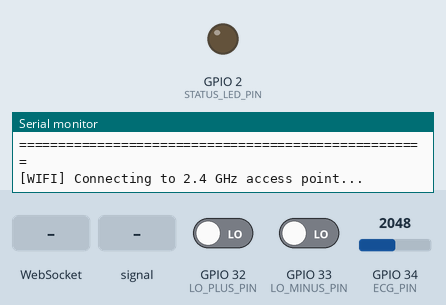
This sketch was run on a simulated ESP32. Parts: output pins drawn as LEDs (lit = HIGH), the last lines printed to the serial monitor. Dashed ring = blinking. Inputs (shaded band) come from the test bench; at power-on: GPIO 32 (LO_PLUS_PIN) LOW, GPIO 33 (LO_MINUS_PIN) LOW, GPIO 34 (ECG_PIN) = 2048 (analog values on the 0–4095 scale). WiFi joins after 1.5 s; servers stay silent unless stated.

Above: at 1.4 s.
1.5 s: WebSocket text "6" received
At 2.9 s:
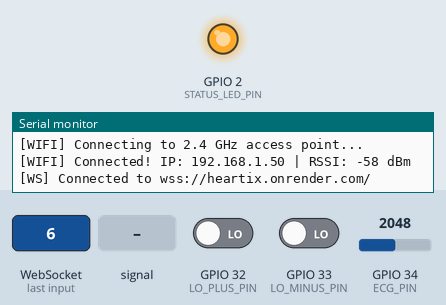
3.2 s: GPIO 34 (ECG_PIN) fed a 200 Hz sine of ±327 counts around its level
At 6.1 s:
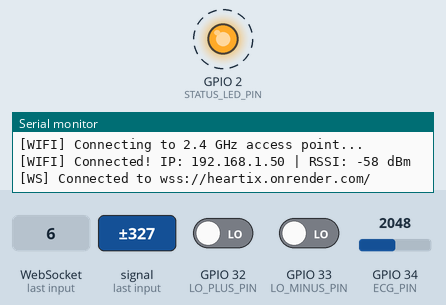
6.2 s: GPIO 32 (LO_PLUS_PIN) driven HIGH
At 6.7 s:
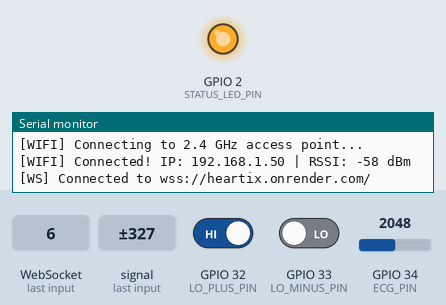
8.2 s: GPIO 32 (LO_PLUS_PIN) driven LOW
At 8.6 s:
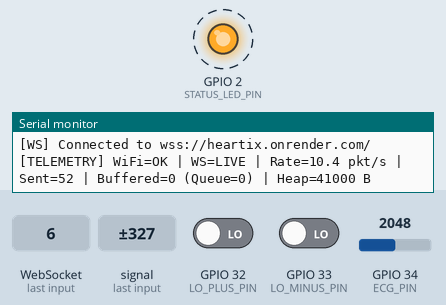
Timing chart, 0 to 12.2 s (numbered marks = the images above; inputs shaded):
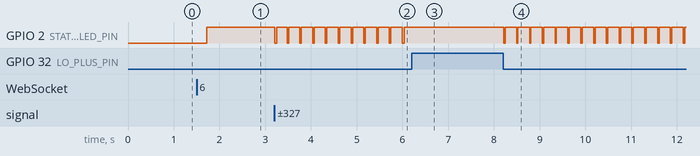

Measured:
- after the input at 1.5 s, GPIO 2 (STATUS_LED_PIN): goes on until 1.7 s, then stays HIGH
- after the input at 3.2 s, GPIO 2 (STATUS_LED_PIN): alternates HIGH for 0.25 s and LOW for 0.03 s, starting at once
- after the input at 6.2 s, GPIO 2 (STATUS_LED_PIN): stops changing and stays HIGH
- after the input at 8.2 s, GPIO 2 (STATUS_LED_PIN): alternates HIGH for 0.25 s and LOW for 0.03 s, starting at once

The sketch:

heartix_esp32.ino
```cpp
/*
 * ============================================================================
 * HEARTIX — REAL-TIME BIOMEDICAL ECG TELEMETRY FIRMWARE (ESP32 + AD8232)
 * ============================================================================
 *
 * ****************************************************************************
 * *                     CRITICAL ELECTRICAL SAFETY WARNING                   *
 * ****************************************************************************
 * * NEVER connect the ESP32 to a mains-powered USB wall charger, desktop PC, *
 * * or plugged-in laptop while AD8232 electrodes are attached to a human     *
 * * body! Mains leakage currents can cause fatal ventricular fibrillation.   *
 * *                                                                          *
 * * ALWAYS power the ESP32 exclusively from an isolated USB power bank or    *
 * * LiPo battery during human ECG acquisition, and use an unplugged laptop   *
 * * running on battery if viewing the Serial Monitor.                        *
 * ****************************************************************************
 *
 * Architecture:
 *  - Core 1 (Priority 3): Deterministic 250 Hz ADC1 sampling via vTaskDelayUntil
 *  - Core 0 (Priority 2): WiFiMulti + WSS (TLS) streaming via links2004/WebSockets
 *  - Lock-free double buffering + 20-second SRAM offline ring buffer (200 pkts)
 */

#include <Arduino.h>
#include <WiFi.h>
#include <WiFiMulti.h>
#include <WebSocketsClient.h>

#if __has_include("secrets.h")
  #include "secrets.h"
#endif

// ============================================================================
// FALLBACK CONFIGURATION (USED ONLY IF secrets.h IS NOT CREATED)
// ============================================================================
#ifndef WIFI_SSID_1
  #define WIFI_SSID_1    "YOUR_PRIMARY_WIFI_SSID"
#endif
#ifndef WIFI_PASS_1
  #define WIFI_PASS_1    "YOUR_PRIMARY_WIFI_PASSWORD"
#endif
#ifndef WIFI_SSID_2
  #define WIFI_SSID_2    "YOUR_MOBILE_HOTSPOT_SSID"
#endif
#ifndef WIFI_PASS_2
  #define WIFI_PASS_2    "YOUR_MOBILE_HOTSPOT_PASSWORD"
#endif
#ifndef RENDER_HOST
  #define RENDER_HOST    "heartix.onrender.com"
#endif
#ifndef DEVICE_TOKEN
  #define DEVICE_TOKEN   "replace-with-your-secret-heartix-token"
#endif

// ============================================================================
// HARDWARE PIN DEFINITIONS (STRICTLY ADC1 TO AVOID WI-FI DRIVER CONFLICTS)
// ============================================================================
constexpr uint8_t ECG_PIN        = 34; // ADC1_CH6 (Input-only, clean analog path)
constexpr uint8_t LO_PLUS_PIN    = 32; // AD8232 LO+ Leads-Off Digital Output
constexpr uint8_t LO_MINUS_PIN   = 33; // AD8232 LO- Leads-Off Digital Output
constexpr uint8_t STATUS_LED_PIN = 2;  // Onboard ESP32 Blue LED

// ============================================================================
// LOCKED BINARY PROTOCOL CONTRACT (54 BYTES LITTLE-ENDIAN, MATCHING main.py)
// ============================================================================
constexpr uint16_t SAMPLE_RATE_HZ     = 250;
constexpr TickType_t SAMPLE_PERIOD_MS = 4;   // 1000 ms / 250 Hz = 4 ms exact
constexpr uint8_t  BATCH_SIZE         = 25;  // 25 samples * 4 ms = 100 ms (10 pkt/s)
constexpr uint16_t OFFLINE_RING_CAP   = 200; // 200 pkts = 20 seconds of SRAM backup

struct __attribute__((packed)) EcgBinaryPacket {
    uint16_t seq;                  // Bytes 0-1: incrementing sequence counter (0..65535)
    uint8_t  flags;                // Byte 2: bit 0 = leads_off (1 if LO+ or LO- HIGH)
    uint8_t  count;                // Byte 3: always 25
    uint16_t samples[BATCH_SIZE];  // Bytes 4-53: calibrated ADC readings in mV (0..3300)
};

static_assert(sizeof(EcgBinaryPacket) == 54, "Packet size must be 54 bytes");

// ============================================================================
// DOUBLE-BUFFER, QUEUE & OFFLINE SRAM RING BUFFER STATE
// ============================================================================
static EcgBinaryPacket txBuffers[2];
static EcgBinaryPacket offlineRing[OFFLINE_RING_CAP];
static uint16_t        ringHead  = 0;
static uint16_t        ringTail  = 0;
static uint16_t        ringCount = 0;

static QueueHandle_t   readyBufferQueue = nullptr;
static volatile bool   wsConnected      = false;
static volatile uint32_t lastEdgeBeatMs = 0;

void ringPush(const EcgBinaryPacket& pkt) {
    offlineRing[ringHead] = pkt;
    ringHead = (ringHead + 1) % OFFLINE_RING_CAP;
    if (ringCount < OFFLINE_RING_CAP) {
        ringCount++;
    } else {
        // Overwrite oldest packet when 20-second buffer is full
        ringTail = (ringTail + 1) % OFFLINE_RING_CAP;
    }
}

bool ringPop(EcgBinaryPacket& outPkt) {
    if (ringCount == 0) return false;
    outPkt = offlineRing[ringTail];
    ringTail = (ringTail + 1) % OFFLINE_RING_CAP;
    ringCount--;
    return true;
}

// ============================================================================
// CORE 1 TASK: DETERMINISTIC 250 HZ ECG SAMPLING + EDGE R-PEAK PULSE
// ============================================================================
void samplingTask(void* pvParameters) {
    (void)pvParameters;

    analogReadResolution(12);
    analogSetPinAttenuation(ECG_PIN, ADC_11db);

    uint8_t  activeBufIdx  = 0;
    uint8_t  sampleIdx     = 0;
    uint16_t packetSeq     = 0;
    bool     batchLeadsOff = false;

    // Lightweight edge R-peak envelope for onboard LED heartbeat pulse
    float    baselineMv    = 1650.0f;
    float    peakEnvMv     = 250.0f;
    uint32_t lastPeakTick  = 0;

    TickType_t lastWakeTime = xTaskGetTickCount();

    for (;;) {
        uint16_t mv = static_cast<uint16_t>(analogReadMilliVolts(ECG_PIN));
        bool leadsDetached = (digitalRead(LO_PLUS_PIN) == HIGH || digitalRead(LO_MINUS_PIN) == HIGH);

        if (leadsDetached) {
            batchLeadsOff = true;
        } else {
            // Track slow baseline and R-wave deflection for local LED heartbeat pulse
            baselineMv = 0.985f * baselineMv + 0.015f * static_cast<float>(mv);
            float diffMv = static_cast<float>(mv) - baselineMv;
            peakEnvMv = max(140.0f, 0.995f * peakEnvMv);
            if (diffMv > peakEnvMv) {
                peakEnvMv = 0.75f * peakEnvMv + 0.25f * diffMv;
            }
            uint32_t nowMs = millis();
            if (diffMv > (0.60f * peakEnvMv) && (nowMs - lastPeakTick) > 260) {
                lastPeakTick = nowMs;
                lastEdgeBeatMs = nowMs;
            }
        }

        txBuffers[activeBufIdx].samples[sampleIdx] = mv;
        sampleIdx++;

        if (sampleIdx >= BATCH_SIZE) {
            txBuffers[activeBufIdx].seq   = packetSeq++;
            txBuffers[activeBufIdx].flags = batchLeadsOff ? 0x01 : 0x00;
            txBuffers[activeBufIdx].count = BATCH_SIZE;

            uint8_t completedIdx = activeBufIdx;
            activeBufIdx ^= 1;
            sampleIdx     = 0;
            batchLeadsOff = false;

            xQueueSend(readyBufferQueue, &completedIdx, 0);
        }

        vTaskDelayUntil(&lastWakeTime, pdMS_TO_TICKS(SAMPLE_PERIOD_MS));
    }
}

// ============================================================================
// CORE 0 WEBSOCKET CLIENT & EVENT HANDLER
// ============================================================================
static WiFiMulti        wifiMulti;
static WebSocketsClient webSocket;

void onWebSocketEvent(WStype_t type, uint8_t* payload, size_t length) {
    (void)length;
    switch (type) {
        case WStype_DISCONNECTED:
            if (wsConnected) {
                Serial.println("[WS] Disconnected from Render backend. Buffering to SRAM...");
            }
            wsConnected = false;
            break;

        case WStype_CONNECTED:
            wsConnected = true;
            Serial.printf("[WS] Connected to wss://%s%s\n", RENDER_HOST, (char*)payload);
            break;

        case WStype_ERROR:
            wsConnected = false;
            Serial.println("[WS] TLS/WebSocket error encountered.");
            break;

        default:
            break;
    }
}

// ============================================================================
// STATUS LED CONTROLLER (NON-BLOCKING)
//  - Slow blink (500 ms) : Connecting to Wi-Fi
//  - Fast blink (125 ms) : Wi-Fi OK, connecting to Render WSS
//  - Solid ON + R-pulse  : Live streaming ECG packets (brief 35 ms dip per beat)
// ============================================================================
void updateStatusLed(bool wifiReady, bool serverReady) {
    static uint32_t lastToggleMs = 0;
    static bool     ledState     = false;

    uint32_t now = millis();

    if (wifiReady && serverReady) {
        bool beatDip = (now - lastEdgeBeatMs) < 35;
        bool desired = !beatDip;
        if (ledState != desired) {
            ledState = desired;
            digitalWrite(STATUS_LED_PIN, ledState ? HIGH : LOW);
        }
        return;
    }

    uint32_t intervalMs = wifiReady ? 125 : 500;
    if (now - lastToggleMs >= intervalMs) {
        lastToggleMs = now;
        ledState     = !ledState;
        digitalWrite(STATUS_LED_PIN, ledState ? HIGH : LOW);
    }
}

// ============================================================================
// CORE 0 TASK: WI-FI, TLS WEBSOCKET & PACKET TRANSMISSION
// ============================================================================
void networkTask(void* pvParameters) {
    (void)pvParameters;

    WiFi.mode(WIFI_STA);
    WiFi.setSleep(false);

    wifiMulti.addAP(WIFI_SSID_1, WIFI_PASS_1);
    if (strlen(WIFI_SSID_2) > 0 &&
        strcmp(WIFI_SSID_2, "YOUR_MOBILE_HOTSPOT_SSID") != 0 &&
        strcmp(WIFI_SSID_2, "YOUR_BACKUP_HOTSPOT_SSID") != 0) {
        wifiMulti.addAP(WIFI_SSID_2, WIFI_PASS_2);
    }

    Serial.println("[WIFI] Connecting to 2.4 GHz access point...");
    while (wifiMulti.run() != WL_CONNECTED) {
        updateStatusLed(false, false);
        vTaskDelay(pdMS_TO_TICKS(100));
    }

    Serial.printf("[WIFI] Connected! IP: %s | RSSI: %d dBm\n",
                  WiFi.localIP().toString().c_str(), WiFi.RSSI());

    String wsPath = "/ws/esp32?token=";
    wsPath += DEVICE_TOKEN;

    webSocket.beginSSL(RENDER_HOST, 443, wsPath.c_str());
    webSocket.onEvent(onWebSocketEvent);
    webSocket.setReconnectInterval(3000);
    webSocket.enableHeartbeat(15000, 3000, 2);

    uint32_t packetsSentWindow = 0;
    uint32_t packetsBufWindow  = 0;
    uint32_t lastDiagPrintMs   = millis();
    bool     wasWifiConnected  = true;

    for (;;) {
        bool wifiOk = (wifiMulti.run() == WL_CONNECTED);

        if (wifiOk && !wasWifiConnected) {
            Serial.printf("[WIFI] Reconnected! IP: %s\n", WiFi.localIP().toString().c_str());
        } else if (!wifiOk && wasWifiConnected) {
            Serial.println("[WIFI] Connection lost. Buffering ECG in SRAM...");
            wsConnected = false;
        }
        wasWifiConnected = wifiOk;

        if (wifiOk) {
            webSocket.loop();
        }

        // Collect new packet from Core 1 into offline SRAM ring buffer
        uint8_t readyIdx = 0;
        if (xQueueReceive(readyBufferQueue, &readyIdx, pdMS_TO_TICKS(10)) == pdTRUE) {
            ringPush(txBuffers[readyIdx]);
            if (!(wifiOk && wsConnected)) {
                packetsBufWindow++;
            }
        }

        // Drain up to 4 buffered packets per iteration when WSS is live
        if (wifiOk && wsConnected && ringCount > 0) {
            uint8_t sentThisTick = 0;
            EcgBinaryPacket pktToSend;
            while (ringCount > 0 && sentThisTick < 4) {
                pktToSend = offlineRing[ringTail];
                bool ok = webSocket.sendBIN(
                    reinterpret_cast<uint8_t*>(&pktToSend),
                    sizeof(EcgBinaryPacket)
                );
                if (ok) {
                    ringPop(pktToSend);
                    packetsSentWindow++;
                    sentThisTick++;
                } else {
                    break;
                }
            }
        }

        updateStatusLed(wifiOk, wsConnected);

        uint32_t now = millis();
        if (now - lastDiagPrintMs >= 5000) {
            float pktRate = packetsSentWindow / 5.0f;
            Serial.printf(
                "[TELEMETRY] WiFi=%s | WS=%s | Rate=%.1f pkt/s | Sent=%lu | Buffered=%lu (Queue=%u) | Heap=%lu B\n",
                wifiOk ? "OK" : "DOWN",
                wsConnected ? "LIVE" : "WAIT",
                pktRate,
                static_cast<unsigned long>(packetsSentWindow),
                static_cast<unsigned long>(packetsBufWindow),
                static_cast<unsigned int>(ringCount),
                static_cast<unsigned long>(ESP.getFreeHeap())
            );
            packetsSentWindow = 0;
            packetsBufWindow  = 0;
            lastDiagPrintMs   = now;
        }
    }
}

// ============================================================================
// ARDUINO SETUP & LOOP
// ============================================================================
void setup() {
    Serial.begin(115200);
    delay(200);

    Serial.println("\n====================================================");
    Serial.println("  HEARTIX BIOMEDICAL TELEMETRY NODE (ESP32-WROOM)   ");
    Serial.println("  Protocol: 54B Packed Binary @ 250 Hz (10 pkt/s)   ");
    Serial.println("====================================================");

    pinMode(LO_PLUS_PIN, INPUT);
    pinMode(LO_MINUS_PIN, INPUT);
    pinMode(STATUS_LED_PIN, OUTPUT);
    digitalWrite(STATUS_LED_PIN, LOW);

    memset(txBuffers, 0, sizeof(txBuffers));

    readyBufferQueue = xQueueCreate(2, sizeof(uint8_t));
    if (readyBufferQueue == nullptr) {
        Serial.println("[FATAL] Failed to create FreeRTOS queue. Halting.");
        while (true) {
            delay(1000);
        }
    }

    xTaskCreatePinnedToCore(
        samplingTask,
        "EcgSamplingTask",
        4096,
        nullptr,
        3,
        nullptr,
        1
    );

    xTaskCreatePinnedToCore(
        networkTask,
        "EcgNetworkTask",
        12288, // 12 KB stack for mbedTLS / WSS handshake stability
        nullptr,
        2,
        nullptr,
        0
    );
}

void loop() {
    vTaskDelete(nullptr);
}
```

secrets.example.h
```cpp
#pragma once

// Copy this file to "secrets.h" in the same folder and fill in your real values.
// "secrets.h" is listed in .gitignore so your credentials never upload to GitHub.

#define WIFI_SSID_1      "YOUR_2.4GHZ_WIFI_OR_HOTSPOT"
#define WIFI_PASS_1      "YOUR_WIFI_PASSWORD"

#define WIFI_SSID_2      "YOUR_BACKUP_HOTSPOT_SSID"
#define WIFI_PASS_2      "YOUR_BACKUP_HOTSPOT_PASSWORD"

#define RENDER_HOST      "heartix.onrender.com"
#define DEVICE_TOKEN     "your-secret-heartix-device-token"
```
